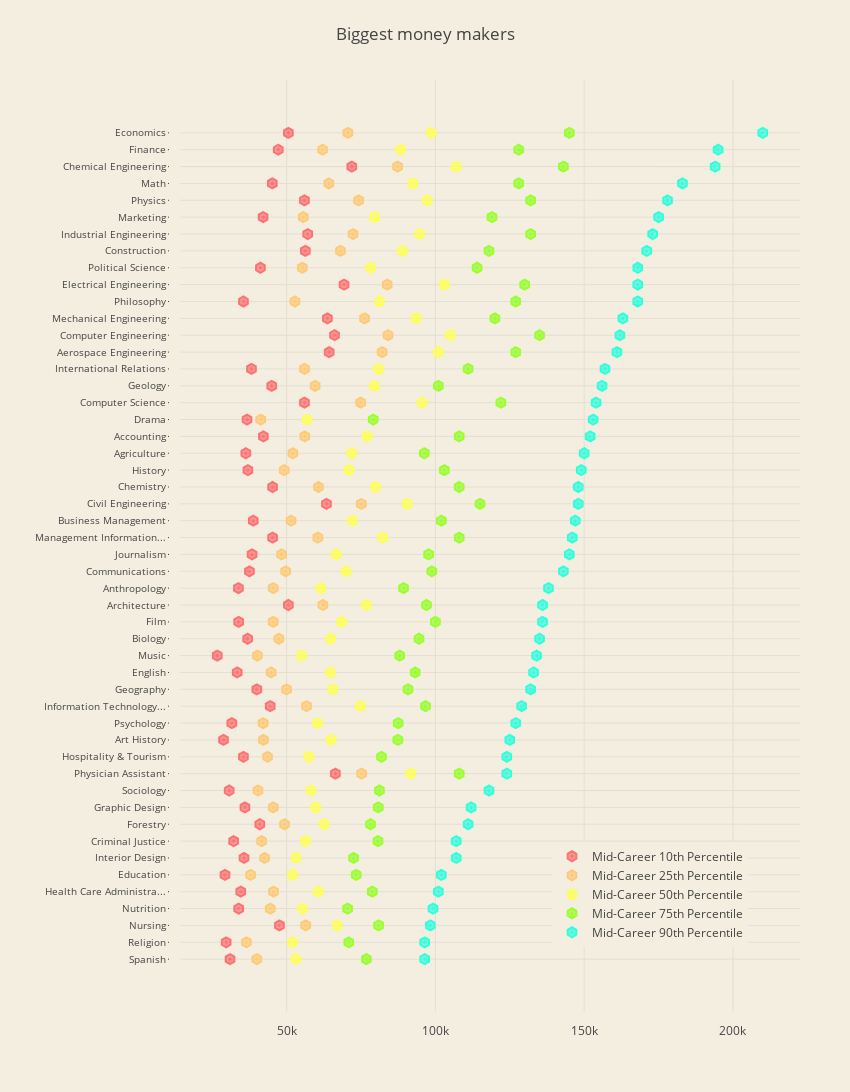

Write notebook code for a chart like this one.
### Markdown cell above
### 3.3. Biggest money makers
<a id="biggest_money_makers"></a>

### Code cell
# Sorted dataset
majors_sort_mid90 = majors.sort_values("mid_p90", ascending=True)

# Method that shortens long texts
def cut_name(x):
    if len(x) <= 25:
        return x
    else:
        return x[0:22] + "..."

# Prepared information
traces = {
    "mid_p10" : {
        "name" : "Mid-Career 10th Percentile",
        "color" : "rgba(255, 114, 114, 0.7)",
        "line_color" : "rgba(255, 114, 114, 1.0)"
    },
    "mid_p25" : {
        "name" : "Mid-Career 25th Percentile",
        "color" : "rgba(255, 202, 120, 0.7)",
        "line_color" : "rgba(255, 202, 120, 1.0)"
    },
    "mid_p50" : {
        "name" : "Mid-Career 50th Percentile",
        "color" : "rgba(253, 255, 88, 0.7)",
        "line_color" : "rgba(253, 255, 88, 1.0)"
    },
    "mid_p75" : {
        "name" : "Mid-Career 75th Percentile",
        "color" : "rgba(153, 255, 45, 0.7)",
        "line_color" : "rgba(153, 255, 45, 1.0)"
    },
    "mid_p90" : {
        "name" : "Mid-Career 90th Percentile",
        "color" : "rgba(49, 255, 220, 0.7)",
        "line_color" : "rgba(49, 255, 220, 1.0)"
    }
}

# List that stores information about data traces
data = []

# Single trace 
for key, value in traces.items():
    
    trace = go.Scatter(
        x = majors_sort_mid90[key].tolist(),
        y = majors_sort_mid90["name"].apply(cut_name).tolist(),
        name = value["name"],
        mode = 'markers',
        marker=dict(
            color = value["color"],
            line=dict(
                color = value["line_color"],
                width=2,
            ),
            symbol="hexagon-dot",
            size=10
        ),
    )
    data.append(trace)

# Chart layout
layout = go.Layout(
    title = 'Biggest money makers',
    width=850,
    height=1200,
    margin=go.Margin(
        l=180,
        r=50,
        b=80,
        t=80,
        pad=10
    ),
    paper_bgcolor='rgb(244, 238, 225)',
    plot_bgcolor='rgb(244, 238, 225)',
    yaxis = dict(
        anchor = 'x',
        rangemode='tozero',
        tickfont=dict(
            size=10
        ),
        ticklen=1
    ),   
    legend=dict(x=0.6, y=0.07)
)

fig = go.Figure(data=data, layout=layout)
py.iplot(fig)

### Figure 1 — Plotly figure (JSON) as saved in the notebook; plotly's stock layout.template omitted (floating-point values rounded to 4 significant figures)
{"data": [{"marker": {"color": "rgba(255, 114, 114, 0.7)", "line": {"color": "rgba(255, 114, 114, 1.0)", "width": 2}, "size": 10, "symbol": "hexagon-dot"}, "mode": "markers", "name": "Mid-Career 10th Percentile", "type": "scatter", "x": [31000, 29700, 47600, 33900, 34600, 29300, 35700, 32200, 41000, 36000, 30700, 66400, 35500, 28800, 31600, 44500, 40000, 33400, 26700, 36900, 33900, 50600, 33800, 37500, 38400, 45300, 38800, 63400, 45300, 37000, 36300, 42200, 36700, 56000, 45000, 38200, 64300, 66100, 63700, 35500, 69300, 41200, 56300, 57100, 42100, 56000, 45200, 71900, 47200, 50600], "y": ["Spanish", "Religion", "Nursing", "Nutrition", "Health Care Administra...", "Education", "Interior Design", "Criminal Justice", "Forestry", "Graphic Design", "Sociology", "Physician Assistant", "Hospitality & Tourism", "Art History", "Psychology", "Information Technology...", "Geography", "English", "Music", "Biology", "Film", "Architecture", "Anthropology", "Communications", "Journalism", "Management Information...", "Business Management", "Civil Engineering", "Chemistry", "History", "Agriculture", "Accounting", "Drama", "Computer Science", "Geology", "International Relations", "Aerospace Engineering", "Computer Engineering", "Mechanical Engineering", "Philosophy", "Electrical Engineering", "Political Science", "Construction", "Industrial Engineering", "Marketing", "Physics", "Math", "Chemical Engineering", "Finance", "Economics"]}, {"marker": {"color": "rgba(255, 202, 120, 0.7)", "line": {"color": "rgba(255, 202, 120, 1.0)", "width": 2}, "size": 10, "symbol": "hexagon-dot"}, "mode": "markers", "name": "Mid-Career 25th Percentile", "type": "scatter", "x": [40000, 36500, 56400, 44500, 45600, 37900, 42600, 41600, 49300, 45500, 40400, 75200, 43600, 42200, 42100, 56700, 50000, 44800, 40200, 47400, 45500, 62200, 45500, 49700, 48300, 60500, 51500, 75100, 60700, 49200, 52100, 56100, 41300, 74900, 59600, 56000, 82100, 84100, 76200, 52800, 83800, 55300, 68100, 72300, 55600, 74200, 64200, 87300, 62100, 70600], "y": ["Spanish", "Religion", "Nursing", "Nutrition", "Health Care Administra...", "Education", "Interior Design", "Criminal Justice", "Forestry", "Graphic Design", "Sociology", "Physician Assistant", "Hospitality & Tourism", "Art History", "Psychology", "Information Technology...", "Geography", "English", "Music", "Biology", "Film", "Architecture", "Anthropology", "Communications", "Journalism", "Management Information...", "Business Management", "Civil Engineering", "Chemistry", "History", "Agriculture", "Accounting", "Drama", "Computer Science", "Geology", "International Relations", "Aerospace Engineering", "Computer Engineering", "Mechanical Engineering", "Philosophy", "Electrical Engineering", "Political Science", "Construction", "Industrial Engineering", "Marketing", "Physics", "Math", "Chemical Engineering", "Finance", "Economics"]}, {"marker": {"color": "rgba(253, 255, 88, 0.7)", "line": {"color": "rgba(253, 255, 88, 1.0)", "width": 2}, "size": 10, "symbol": "hexagon-dot"}, "mode": "markers", "name": "Mid-Career 50th Percentile", "type": "scatter", "x": [53100, 52000, 67000, 55300, 60600, 52000, 53200, 56300, 62600, 59800, 58200, 91700, 57500, 64900, 60400, 74800, 65500, 64700, 55000, 64800, 68500, 76800, 61500, 70000, 66700, 82300, 72100, 90500, 79900, 71000, 71900, 77100, 56900, 95500, 79500, 80900, 101000, 105000, 93600, 81200, 103000, 78200, 88900, 94700, 79600, 97300, 92400, 107000, 88300, 98600], "y": ["Spanish", "Religion", "Nursing", "Nutrition", "Health Care Administra...", "Education", "Interior Design", "Criminal Justice", "Forestry", "Graphic Design", "Sociology", "Physician Assistant", "Hospitality & Tourism", "Art History", "Psychology", "Information Technology...", "Geography", "English", "Music", "Biology", "Film", "Architecture", "Anthropology", "Communications", "Journalism", "Management Information...", "Business Management", "Civil Engineering", "Chemistry", "History", "Agriculture", "Accounting", "Drama", "Computer Science", "Geology", "International Relations", "Aerospace Engineering", "Computer Engineering", "Mechanical Engineering", "Philosophy", "Electrical Engineering", "Political Science", "Construction", "Industrial Engineering", "Marketing", "Physics", "Math", "Chemical Engineering", "Finance", "Economics"]}, {"marker": {"color": "rgba(153, 255, 45, 0.7)", "line": {"color": "rgba(153, 255, 45, 1.0)", "width": 2}, "size": 10, "symbol": "hexagon-dot"}, "mode": "markers", "name": "Mid-Career 75th Percentile", "type": "scatter", "x": [76800, 70900, 80900, 70500, 78800, 73400, 72500, 80700, 78200, 80800, 81200, 108000, 81900, 87400, 87500, 96700, 90800, 93200, 88000, 94500, 100000, 97000, 89300, 98800, 97700, 108000, 102000, 115000, 108000, 103000, 96300, 108000, 79100, 122000, 101000, 111000, 127000, 135000, 120000, 127000, 130000, 114000, 118000, 132000, 119000, 132000, 128000, 143000, 128000, 145000], "y": ["Spanish", "Religion", "Nursing", "Nutrition", "Health Care Administra...", "Education", "Interior Design", "Criminal Justice", "Forestry", "Graphic Design", "Sociology", "Physician Assistant", "Hospitality & Tourism", "Art History", "Psychology", "Information Technology...", "Geography", "English", "Music", "Biology", "Film", "Architecture", "Anthropology", "Communications", "Journalism", "Management Information...", "Business Management", "Civil Engineering", "Chemistry", "History", "Agriculture", "Accounting", "Drama", "Computer Science", "Geology", "International Relations", "Aerospace Engineering", "Computer Engineering", "Mechanical Engineering", "Philosophy", "Electrical Engineering", "Political Science", "Construction", "Industrial Engineering", "Marketing", "Physics", "Math", "Chemical Engineering", "Finance", "Economics"]}, {"marker": {"color": "rgba(49, 255, 220, 0.7)", "line": {"color": "rgba(49, 255, 220, 1.0)", "width": 2}, "size": 10, "symbol": "hexagon-dot"}, "mode": "markers", "name": "Mid-Career 90th Percentile", "type": "scatter", "x": [96400, 96400, 98300, 99200, 101000, 102000, 107000, 107000, 111000, 112000, 118000, 124000, 124000, 125000, 127000, 129000, 132000, 133000, 134000, 135000, 136000, 136000, 138000, 143000, 145000, 146000, 147000, 148000, 148000, 149000, 150000, 152000, 153000, 154000, 156000, 157000, 161000, 162000, 163000, 168000, 168000, 168000, 171000, 173000, 175000, 178000, 183000, 194000, 195000, 210000], "y": ["Spanish", "Religion", "Nursing", "Nutrition", "Health Care Administra...", "Education", "Interior Design", "Criminal Justice", "Forestry", "Graphic Design", "Sociology", "Physician Assistant", "Hospitality & Tourism", "Art History", "Psychology", "Information Technology...", "Geography", "English", "Music", "Biology", "Film", "Architecture", "Anthropology", "Communications", "Journalism", "Management Information...", "Business Management", "Civil Engineering", "Chemistry", "History", "Agriculture", "Accounting", "Drama", "Computer Science", "Geology", "International Relations", "Aerospace Engineering", "Computer Engineering", "Mechanical Engineering", "Philosophy", "Electrical Engineering", "Political Science", "Construction", "Industrial Engineering", "Marketing", "Physics", "Math", "Chemical Engineering", "Finance", "Economics"]}], "layout": {"height": 1200, "legend": {"x": 0.6, "y": 0.07}, "margin": {"b": 80, "l": 180, "pad": 10, "r": 50, "t": 80}, "paper_bgcolor": "rgb(244, 238, 225)", "plot_bgcolor": "rgb(244, 238, 225)", "title": "Biggest money makers", "width": 850, "yaxis": {"anchor": "x", "rangemode": "tozero", "tickfont": {"size": 10}, "ticklen": 1}}}
